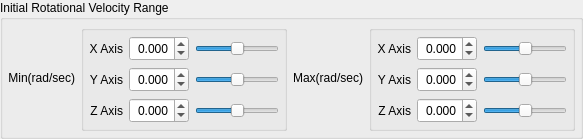
                   <widget class="QGroupBox" name="RadialShooterInitialRotationBox">
                    <property name="sizePolicy">
                     <sizepolicy hsizetype="Expanding" vsizetype="Fixed">
                      <horstretch>0</horstretch>
                      <verstretch>0</verstretch>
                     </sizepolicy>
                    </property>
                    <property name="toolTip">
                     <string>The inital rotational velocity range the Shooter applies to each particle</string>
                    </property>
                    <property name="title">
                     <string>Initial Rotational Velocity Range</string>
                    </property>
                    <layout class="QHBoxLayout" name="horizontalLayout_8">
                     <property name="margin">
                      <number>5</number>
                     </property>
                     <item>
                      <widget class="QLabel" name="RadialShooterInitialMinRotationLabel">
                       <property name="sizePolicy">
                        <sizepolicy hsizetype="Preferred" vsizetype="Fixed">
                         <horstretch>0</horstretch>
                         <verstretch>0</verstretch>
                        </sizepolicy>
                       </property>
                       <property name="text">
                        <string>Min(rad/sec)</string>
                       </property>
                       <property name="alignment">
                        <set>Qt::AlignRight|Qt::AlignTrailing|Qt::AlignVCenter</set>
                       </property>
                      </widget>
                     </item>
                     <item>
                      <widget class="QGroupBox" name="InitialMinRotationBox">
                       <property name="sizePolicy">
                        <sizepolicy hsizetype="Expanding" vsizetype="Expanding">
                         <horstretch>0</horstretch>
                         <verstretch>0</verstretch>
                        </sizepolicy>
                       </property>
                       <property name="title">
                        <string/>
                       </property>
                       <layout class="QGridLayout" name="gridLayout_11">
                        <property name="margin">
                         <number>5</number>
                        </property>
                        <item row="0" column="0">
                         <widget class="QLabel" name="RadialShooterInitialMinRotationXLabel">
                          <property name="sizePolicy">
                           <sizepolicy hsizetype="Preferred" vsizetype="Fixed">
                            <horstretch>0</horstretch>
                            <verstretch>0</verstretch>
                           </sizepolicy>
                          </property>
                          <property name="minimumSize">
                           <size>
                            <width>0</width>
                            <height>25</height>
                           </size>
                          </property>
                          <property name="text">
                           <string>X Axis</string>
                          </property>
                          <property name="alignment">
                           <set>Qt::AlignRight|Qt::AlignTrailing|Qt::AlignVCenter</set>
                          </property>
                         </widget>
                        </item>
                        <item row="1" column="0">
                         <widget class="QLabel" name="RadialShooterInitialMinRotationYLabel">
                          <property name="sizePolicy">
                           <sizepolicy hsizetype="Preferred" vsizetype="Fixed">
                            <horstretch>0</horstretch>
                            <verstretch>0</verstretch>
                           </sizepolicy>
                          </property>
                          <property name="minimumSize">
                           <size>
                            <width>0</width>
                            <height>25</height>
                           </size>
                          </property>
                          <property name="text">
                           <string>Y Axis</string>
                          </property>
                          <property name="alignment">
                           <set>Qt::AlignRight|Qt::AlignTrailing|Qt::AlignVCenter</set>
                          </property>
                         </widget>
                        </item>
                        <item row="2" column="0">
                         <widget class="QLabel" name="RadialShooterInitialMinRotationZLabel">
                          <property name="sizePolicy">
                           <sizepolicy hsizetype="Preferred" vsizetype="Fixed">
                            <horstretch>0</horstretch>
                            <verstretch>0</verstretch>
                           </sizepolicy>
                          </property>
                          <property name="minimumSize">
                           <size>
                            <width>0</width>
                            <height>25</height>
                           </size>
                          </property>
                          <property name="text">
                           <string>Z Axis</string>
                          </property>
                          <property name="alignment">
                           <set>Qt::AlignRight|Qt::AlignTrailing|Qt::AlignVCenter</set>
                          </property>
                         </widget>
                        </item>
                        <item row="0" column="2">
                         <widget class="QSlider" name="RadialShooterInitialMinRotationXSlider">
                          <property name="minimum">
                           <number>-100</number>
                          </property>
                          <property name="maximum">
                           <number>100</number>
                          </property>
                          <property name="orientation">
                           <enum>Qt::Horizontal</enum>
                          </property>
                         </widget>
                        </item>
                        <item row="0" column="1">
                         <widget class="QDoubleSpinBox" name="RadialShooterInitialMinRotationXSpinBox">
                          <property name="sizePolicy">
                           <sizepolicy hsizetype="Fixed" vsizetype="Fixed">
                            <horstretch>0</horstretch>
                            <verstretch>0</verstretch>
                           </sizepolicy>
                          </property>
                          <property name="minimumSize">
                           <size>
                            <width>60</width>
                            <height>25</height>
                           </size>
                          </property>
                          <property name="maximumSize">
                           <size>
                            <width>60</width>
                            <height>25</height>
                           </size>
                          </property>
                          <property name="alignment">
                           <set>Qt::AlignRight|Qt::AlignTrailing|Qt::AlignVCenter</set>
                          </property>
                          <property name="decimals">
                           <number>3</number>
                          </property>
                          <property name="minimum">
                           <double>-10.000000000000000</double>
                          </property>
                          <property name="maximum">
                           <double>10.000000000000000</double>
                          </property>
                          <property name="singleStep">
                           <double>0.100000000000000</double>
                          </property>
                         </widget>
                        </item>
                        <item row="1" column="2">
                         <widget class="QSlider" name="RadialShooterInitialMinRotationYSlider">
                          <property name="minimum">
                           <number>-100</number>
                          </property>
                          <property name="maximum">
                           <number>100</number>
                          </property>
                          <property name="orientation">
                           <enum>Qt::Horizontal</enum>
                          </property>
                         </widget>
                        </item>
                        <item row="1" column="1">
                         <widget class="QDoubleSpinBox" name="RadialShooterInitialMinRotationYSpinBox">
                          <property name="sizePolicy">
                           <sizepolicy hsizetype="Fixed" vsizetype="Fixed">
                            <horstretch>0</horstretch>
                            <verstretch>0</verstretch>
                           </sizepolicy>
                          </property>
                          <property name="minimumSize">
                           <size>
                            <width>60</width>
                            <height>25</height>
                           </size>
                          </property>
                          <property name="maximumSize">
                           <size>
                            <width>60</width>
                            <height>25</height>
                           </size>
                          </property>
                          <property name="alignment">
                           <set>Qt::AlignRight|Qt::AlignTrailing|Qt::AlignVCenter</set>
                          </property>
                          <property name="decimals">
                           <number>3</number>
                          </property>
                          <property name="minimum">
                           <double>-10.000000000000000</double>
                          </property>
                          <property name="maximum">
                           <double>10.000000000000000</double>
                          </property>
                          <property name="singleStep">
                           <double>0.100000000000000</double>
                          </property>
                         </widget>
                        </item>
                        <item row="2" column="2">
                         <widget class="QSlider" name="RadialShooterInitialMinRotationZSlider">
                          <property name="minimum">
                           <number>-100</number>
                          </property>
                          <property name="maximum">
                           <number>100</number>
                          </property>
                          <property name="orientation">
                           <enum>Qt::Horizontal</enum>
                          </property>
                         </widget>
                        </item>
                        <item row="2" column="1">
                         <widget class="QDoubleSpinBox" name="RadialShooterInitialMinRotationZSpinBox">
                          <property name="sizePolicy">
                           <sizepolicy hsizetype="Fixed" vsizetype="Fixed">
                            <horstretch>0</horstretch>
                            <verstretch>0</verstretch>
                           </sizepolicy>
                          </property>
                          <property name="minimumSize">
                           <size>
                            <width>60</width>
                            <height>25</height>
                           </size>
                          </property>
                          <property name="maximumSize">
                           <size>
                            <width>60</width>
                            <height>25</height>
                           </size>
                          </property>
                          <property name="alignment">
                           <set>Qt::AlignRight|Qt::AlignTrailing|Qt::AlignVCenter</set>
                          </property>
                          <property name="decimals">
                           <number>3</number>
                          </property>
                          <property name="minimum">
                           <double>-10.000000000000000</double>
                          </property>
                          <property name="maximum">
                           <double>10.000000000000000</double>
                          </property>
                          <property name="singleStep">
                           <double>0.100000000000000</double>
                          </property>
                         </widget>
                        </item>
                       </layout>
                      </widget>
                     </item>
                     <item>
                      <widget class="QLabel" name="RadialShooterInitialMaxRotationLabel">
                       <property name="sizePolicy">
                        <sizepolicy hsizetype="Preferred" vsizetype="Fixed">
                         <horstretch>0</horstretch>
                         <verstretch>0</verstretch>
                        </sizepolicy>
                       </property>
                       <property name="text">
                        <string>Max(rad/sec)</string>
                       </property>
                       <property name="alignment">
                        <set>Qt::AlignRight|Qt::AlignTrailing|Qt::AlignVCenter</set>
                       </property>
                      </widget>
                     </item>
                     <item>
                      <widget class="QGroupBox" name="InitialMaxRotation">
                       <property name="sizePolicy">
                        <sizepolicy hsizetype="Expanding" vsizetype="Expanding">
                         <horstretch>0</horstretch>
                         <verstretch>0</verstretch>
                        </sizepolicy>
                       </property>
                       <property name="title">
                        <string/>
                       </property>
                       <layout class="QGridLayout" name="gridLayout_10">
                        <property name="margin">
                         <number>5</number>
                        </property>
                        <item row="0" column="0">
                         <widget class="QLabel" name="RadialShooterInitialMaxRotationXLabel">
                          <property name="sizePolicy">
                           <sizepolicy hsizetype="Preferred" vsizetype="Fixed">
                            <horstretch>0</horstretch>
                            <verstretch>0</verstretch>
                           </sizepolicy>
                          </property>
                          <property name="minimumSize">
                           <size>
                            <width>0</width>
                            <height>25</height>
                           </size>
                          </property>
                          <property name="text">
                           <string>X Axis</string>
                          </property>
                          <property name="alignment">
                           <set>Qt::AlignRight|Qt::AlignTrailing|Qt::AlignVCenter</set>
                          </property>
                         </widget>
                        </item>
                        <item row="1" column="0">
                         <widget class="QLabel" name="RadialShooterInitialMaxRotationYLabel">
                          <property name="sizePolicy">
                           <sizepolicy hsizetype="Preferred" vsizetype="Fixed">
                            <horstretch>0</horstretch>
                            <verstretch>0</verstretch>
                           </sizepolicy>
                          </property>
                          <property name="minimumSize">
                           <size>
                            <width>0</width>
                            <height>25</height>
                           </size>
                          </property>
                          <property name="text">
                           <string>Y Axis</string>
                          </property>
                          <property name="alignment">
                           <set>Qt::AlignRight|Qt::AlignTrailing|Qt::AlignVCenter</set>
                          </property>
                         </widget>
                        </item>
                        <item row="2" column="0">
                         <widget class="QLabel" name="RadialShooterInitialMaxRotationZLabel">
                          <property name="sizePolicy">
                           <sizepolicy hsizetype="Preferred" vsizetype="Fixed">
                            <horstretch>0</horstretch>
                            <verstretch>0</verstretch>
                           </sizepolicy>
                          </property>
                          <property name="minimumSize">
                           <size>
                            <width>0</width>
                            <height>25</height>
                           </size>
                          </property>
                          <property name="text">
                           <string>Z Axis</string>
                          </property>
                          <property name="alignment">
                           <set>Qt::AlignRight|Qt::AlignTrailing|Qt::AlignVCenter</set>
                          </property>
                         </widget>
                        </item>
                        <item row="0" column="1">
                         <widget class="QDoubleSpinBox" name="RadialShooterInitialMaxRotationXSpinBox">
                          <property name="sizePolicy">
                           <sizepolicy hsizetype="Fixed" vsizetype="Fixed">
                            <horstretch>0</horstretch>
                            <verstretch>0</verstretch>
                           </sizepolicy>
                          </property>
                          <property name="minimumSize">
                           <size>
                            <width>60</width>
                            <height>25</height>
                           </size>
                          </property>
                          <property name="maximumSize">
                           <size>
                            <width>60</width>
                            <height>25</height>
                           </size>
                          </property>
                          <property name="alignment">
                           <set>Qt::AlignRight|Qt::AlignTrailing|Qt::AlignVCenter</set>
                          </property>
                          <property name="decimals">
                           <number>3</number>
                          </property>
                          <property name="minimum">
                           <double>-10.000000000000000</double>
                          </property>
                          <property name="maximum">
                           <double>10.000000000000000</double>
                          </property>
                          <property name="singleStep">
                           <double>0.100000000000000</double>
                          </property>
                         </widget>
                        </item>
                        <item row="0" column="2">
                         <widget class="QSlider" name="RadialShooterInitialMaxRotationXSlider">
                          <property name="minimum">
                           <number>-100</number>
                          </property>
                          <property name="maximum">
                           <number>100</number>
                          </property>
                          <property name="orientation">
                           <enum>Qt::Horizontal</enum>
                          </property>
                         </widget>
                        </item>
                        <item row="1" column="1">
                         <widget class="QDoubleSpinBox" name="RadialShooterInitialMaxRotationYSpinBox">
                          <property name="sizePolicy">
                           <sizepolicy hsizetype="Fixed" vsizetype="Fixed">
                            <horstretch>0</horstretch>
                            <verstretch>0</verstretch>
                           </sizepolicy>
                          </property>
                          <property name="minimumSize">
                           <size>
                            <width>60</width>
                            <height>25</height>
                           </size>
                          </property>
                          <property name="maximumSize">
                           <size>
                            <width>60</width>
                            <height>25</height>
                           </size>
                          </property>
                          <property name="alignment">
                           <set>Qt::AlignRight|Qt::AlignTrailing|Qt::AlignVCenter</set>
                          </property>
                          <property name="decimals">
                           <number>3</number>
                          </property>
                          <property name="minimum">
                           <double>-10.000000000000000</double>
                          </property>
                          <property name="maximum">
                           <double>10.000000000000000</double>
                          </property>
                          <property name="singleStep">
                           <double>0.100000000000000</double>
                          </property>
                         </widget>
                        </item>
                        <item row="1" column="2">
                         <widget class="QSlider" name="RadialShooterInitialMaxRotationYSlider">
                          <property name="minimum">
                           <number>-100</number>
                          </property>
                          <property name="maximum">
                           <number>100</number>
                          </property>
                          <property name="orientation">
                           <enum>Qt::Horizontal</enum>
                          </property>
                         </widget>
                        </item>
                        <item row="2" column="2">
                         <widget class="QSlider" name="RadialShooterInitialMaxRotationZSlider">
                          <property name="minimum">
                           <number>-100</number>
                          </property>
                          <property name="maximum">
                           <number>100</number>
                          </property>
                          <property name="orientation">
                           <enum>Qt::Horizontal</enum>
                          </property>
                         </widget>
                        </item>
                        <item row="2" column="1">
                         <widget class="QDoubleSpinBox" name="RadialShooterInitialMaxRotationZSpinBox">
                          <property name="sizePolicy">
                           <sizepolicy hsizetype="Fixed" vsizetype="Fixed">
                            <horstretch>0</horstretch>
                            <verstretch>0</verstretch>
                           </sizepolicy>
                          </property>
                          <property name="minimumSize">
                           <size>
                            <width>60</width>
                            <height>25</height>
                           </size>
                          </property>
                          <property name="maximumSize">
                           <size>
                            <width>60</width>
                            <height>25</height>
                           </size>
                          </property>
                          <property name="alignment">
                           <set>Qt::AlignRight|Qt::AlignTrailing|Qt::AlignVCenter</set>
                          </property>
                          <property name="decimals">
                           <number>3</number>
                          </property>
                          <property name="minimum">
                           <double>-10.000000000000000</double>
                          </property>
                          <property name="maximum">
                           <double>10.000000000000000</double>
                          </property>
                          <property name="singleStep">
                           <double>0.100000000000000</double>
                          </property>
                         </widget>
                        </item>
                       </layout>
                      </widget>
                     </item>
                    </layout>
                   </widget>
